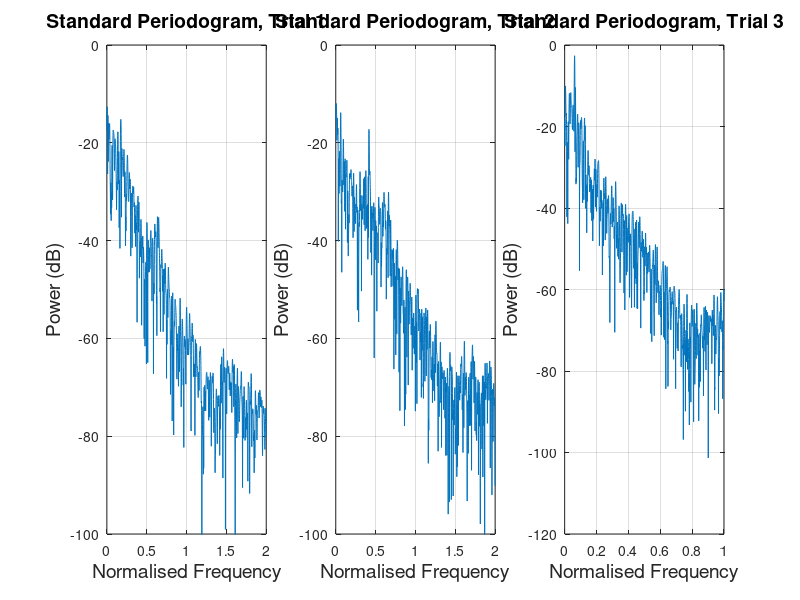
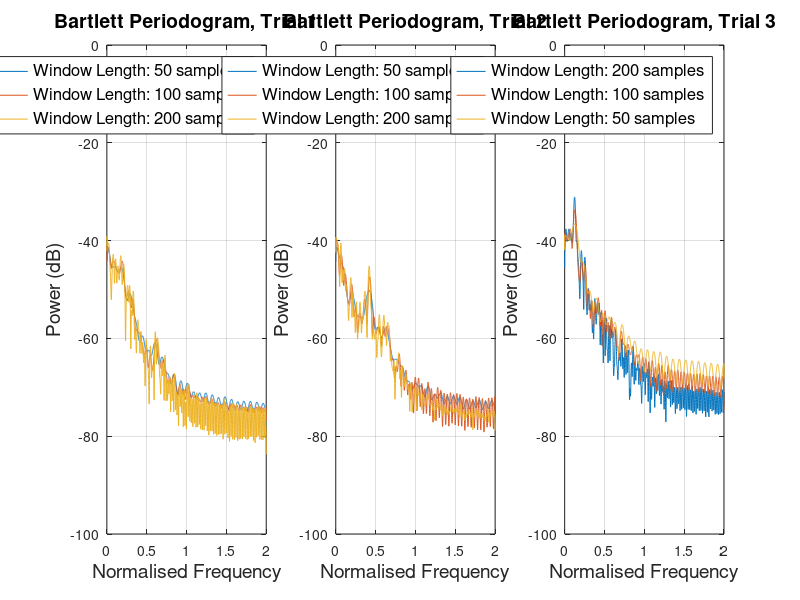

Recreate these plots in MATLAB, in order.
clc; clear all;
load('font_size.mat')
% load('Nathan_Reading1')
% load('Nathan_Reading2')
% load('Nathan_Reading3')

% [xRRI_1, fsRRI_1] = ECG_to_RRI(reading1, fs);
% [xRRI_2, fsRRI_2] = ECG_to_RRI(reading2, fs);
% [xRRI_3, fsRRI_3] = ECG_to_RRI(reading3, fs);
load ('trials.mat')

% xRRI_1 = detrend(xRRI_1).*hann(length(xRRI_1));
% xRRI_2 = detrend(xRRI_2).*hann(length(xRRI_2));
% xRRI_3 = detrend(xRRI_3).*hann(length(xRRI_3));

xRRI_1 = detrend(xRRI_1).*hann(length(xRRI_1))';
xRRI_2 = detrend(xRRI_2).*hann(length(xRRI_2))';
xRRI_3 = detrend(xRRI_3).*hann(length(xRRI_3))';

% Pxx=pow2db(xf.^2/(N*2*pi));
% Pxx=pow2db(xf.^2/(N*2*pi));
% Pxx=pow2db(xf.^2/(N*2*pi));

nfft = fs*5;         %from hint to have 5 DFT samples per Hz 
noverlap = 0;

%standard periodogram
[pxx_1_std, w] = periodogram(xRRI_1,rectwin(length(xRRI_1)),nfft,fsRRI_1);
[pxx_2_std, ~] = periodogram(xRRI_2,rectwin(length(xRRI_2)),nfft,fsRRI_2);
[pxx_3_std, ~] = periodogram(xRRI_3,rectwin(length(xRRI_3)),nfft,fsRRI_3);

%averaged periodogram with different window lengths
[pxx_1_50, ~] = pwelch(xRRI_1,rectwin(50),noverlap,nfft,fs);
[pxx_1_100, ~] = pwelch(xRRI_1,rectwin(100),noverlap,nfft,fs);
[pxx_1_200, ~] = pwelch(xRRI_1,rectwin(200),noverlap,nfft,fs);
[pxx_2_50, ~] = pwelch(xRRI_2,rectwin(50),noverlap,nfft,fs);
[pxx_2_100, ~] = pwelch(xRRI_2,rectwin(100),noverlap,nfft,fs);
[pxx_2_200, ~] = pwelch(xRRI_2,rectwin(200),noverlap,nfft,fs);
[pxx_3_50, ~] = pwelch(xRRI_3,rectwin(50),noverlap,nfft,fs);
[pxx_3_100, ~] = pwelch(xRRI_3,rectwin(100),noverlap,nfft,fs);
[pxx_3_200, ~] = pwelch(xRRI_3,rectwin(200),noverlap,nfft,fs);

figure('Renderer', 'painters', 'Position',[200,200,1000,300])
subplot(1,3,1)
plot(w, 10*log10(pxx_1_std))
grid on;
axis([0 2 -100 0]);
title('Standard Periodogram, Trial 1','FontSize',title_font_size)
xlabel('Normalised Frequency','FontSize',x_label_font_size)
ylabel('Power (dB)','FontSize',y_label_font_size)

subplot(1,3,2)
plot(w, 10*log10(pxx_2_std))
grid on;
axis([0 2 -100 0]);
title('Standard Periodogram, Trial 2','FontSize',title_font_size)
xlabel('Normalised Frequency','FontSize',x_label_font_size)
ylabel('Power (dB)','FontSize',y_label_font_size)

subplot(1,3,3)
plot(w/max(w), 10*log10(pxx_3_std))
grid on;
% axis([0 2 -100 0]);
title('Standard Periodogram, Trial 3','FontSize',title_font_size)
xlabel('Normalised Frequency','FontSize',x_label_font_size)
ylabel('Power (dB)','FontSize',y_label_font_size)
saveas(gcf,'part1/images/1_5_a_1.png')

figure('Renderer', 'painters', 'Position',[200,200,1000,300])
subplot(1,3,1)
plot(w, 10*log10(pxx_1_50))
hold on
plot(w, 10*log10(pxx_1_100))
plot(w, 10*log10(pxx_1_200))
axis([0 2 -100 0]);
title('Bartlett Periodogram, Trial 1','FontSize',title_font_size)
xlabel('Normalised Frequency','FontSize',x_label_font_size)
ylabel('Power (dB)','FontSize',y_label_font_size)
legend({'Window Length: 50 samples', 'Window Length: 100 samples', 'Window Length: 200 samples'},'Location','northeast','FontSize',12)
grid on

subplot(1,3,2)
plot(w, 10*log10(pxx_2_50))
hold on
plot(w, 10*log10(pxx_2_100))
plot(w, 10*log10(pxx_2_200))
axis([0 2 -100 0]);
title('Bartlett Periodogram, Trial 2','FontSize',title_font_size)
xlabel('Normalised Frequency','FontSize',x_label_font_size)
ylabel('Power (dB)','FontSize',y_label_font_size)
legend({'Window Length: 50 samples', 'Window Length: 100 samples', 'Window Length: 200 samples'},'Location','northeast','FontSize',12)
grid on

subplot(1,3,3)
plot(w, 10*log10(pxx_3_200))
hold on
plot(w, 10*log10(pxx_3_100))
plot(w, 10*log10(pxx_3_50))
axis([0 2 -100 0]);
title('Bartlett Periodogram, Trial 3','FontSize',title_font_size)
xlabel('Normalised Frequency','FontSize',x_label_font_size)
ylabel('Power (dB)','FontSize',y_label_font_size)
legend({'Window Length: 200 samples', 'Window Length: 100 samples', 'Window Length: 50 samples'},'Location','northeast','FontSize',12)
grid on
saveas(gcf,'part1/images/1_5_a_2.png')
